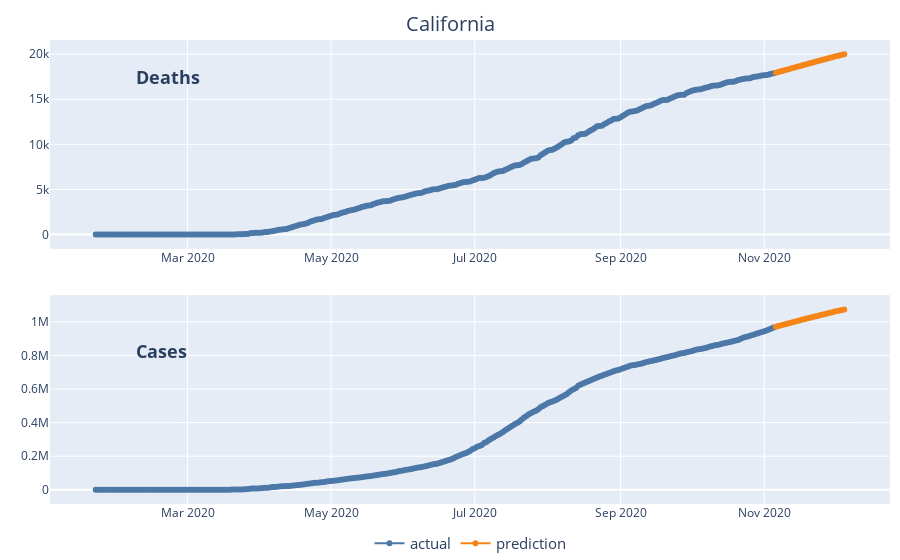

The cell this chart's notebook holds for it:
### Markdown cell above
## Adding annotations

### Code cell
fig.update_layout(
            annotations=[
                {"y": 0.95, "text": "<b>Deaths</b>"},
                {"y": 0.3, "text": "<b>Cases</b>"},
            ],
            margin={"t": 40, "l": 50, "r": 10, "b": 0},
            legend={
                "x": 0.5, 
                "y": -0.05, 
                "xanchor": "center", 
                "orientation": "h", 
                "font": {"size": 15}},
        )
annot_props = {
        "x": 0.1,
        "xref": "paper",
        "yref": "paper",
        "xanchor": "left",
        "showarrow": False,
        "font": {"size": 18},
    }
fig.update_annotations(annot_props)
fig

### Figure 1 — Plotly figure (JSON) as saved in the notebook; plotly's stock layout.template omitted (floating-point values rounded to 4 significant figures; data arrays with more than 128 entries replaced by an {"elided": "..."} marker saying what was removed)
{"data": [{"line": {"color": "#4C78A8"}, "mode": "lines+markers", "name": "actual", "type": "scatter", "x": {"elided": "289 str values"}, "xaxis": "x", "y": {"elided": "289 int values"}, "yaxis": "y"}, {"line": {"color": "#F58518"}, "mode": "lines+markers", "name": "prediction", "type": "scatter", "x": ["2020-11-06T00:00:00", "2020-11-07T00:00:00", "2020-11-08T00:00:00", "2020-11-09T00:00:00", "2020-11-10T00:00:00", "2020-11-11T00:00:00", "2020-11-12T00:00:00", "2020-11-13T00:00:00", "2020-11-14T00:00:00", "2020-11-15T00:00:00", "2020-11-16T00:00:00", "2020-11-17T00:00:00", "2020-11-18T00:00:00", "2020-11-19T00:00:00", "2020-11-20T00:00:00", "2020-11-21T00:00:00", "2020-11-22T00:00:00", "2020-11-23T00:00:00", "2020-11-24T00:00:00", "2020-11-25T00:00:00", "2020-11-26T00:00:00", "2020-11-27T00:00:00", "2020-11-28T00:00:00", "2020-11-29T00:00:00", "2020-11-30T00:00:00", "2020-12-01T00:00:00", "2020-12-02T00:00:00", "2020-12-03T00:00:00", "2020-12-04T00:00:00", "2020-12-05T00:00:00"], "xaxis": "x", "y": [17941, 18013, 18085, 18157, 18229, 18301, 18373, 18445, 18517, 18589, 18661, 18733, 18805, 18877, 18949, 19021, 19092, 19163, 19234, 19304, 19374, 19443, 19512, 19580, 19648, 19716, 19784, 19851, 19918, 19985], "yaxis": "y"}, {"line": {"color": "#4C78A8"}, "mode": "lines+markers", "name": "actual", "showlegend": false, "type": "scatter", "x": {"elided": "289 str values"}, "xaxis": "x2", "y": {"elided": "289 int values"}, "yaxis": "y2"}, {"line": {"color": "#F58518"}, "mode": "lines+markers", "name": "prediction", "showlegend": false, "type": "scatter", "x": ["2020-11-06T00:00:00", "2020-11-07T00:00:00", "2020-11-08T00:00:00", "2020-11-09T00:00:00", "2020-11-10T00:00:00", "2020-11-11T00:00:00", "2020-11-12T00:00:00", "2020-11-13T00:00:00", "2020-11-14T00:00:00", "2020-11-15T00:00:00", "2020-11-16T00:00:00", "2020-11-17T00:00:00", "2020-11-18T00:00:00", "2020-11-19T00:00:00", "2020-11-20T00:00:00", "2020-11-21T00:00:00", "2020-11-22T00:00:00", "2020-11-23T00:00:00", "2020-11-24T00:00:00", "2020-11-25T00:00:00", "2020-11-26T00:00:00", "2020-11-27T00:00:00", "2020-11-28T00:00:00", "2020-11-29T00:00:00", "2020-11-30T00:00:00", "2020-12-01T00:00:00", "2020-12-02T00:00:00", "2020-12-03T00:00:00", "2020-12-04T00:00:00", "2020-12-05T00:00:00"], "xaxis": "x2", "y": [970764, 974568, 978361, 982143, 985913, 989670, 993413, 997142, 1000855, 1004552, 1008233, 1011896, 1015541, 1019167, 1022774, 1026361, 1029927, 1033472, 1036995, 1040495, 1043972, 1047426, 1050855, 1054260, 1057639, 1060993, 1064321, 1067622, 1070896, 1074143], "yaxis": "y2"}], "layout": {"annotations": [{"font": {"size": 18}, "showarrow": false, "text": "<b>Deaths</b>", "x": 0.1, "xanchor": "left", "xref": "paper", "y": 0.95, "yref": "paper"}, {"font": {"size": 18}, "showarrow": false, "text": "<b>Cases</b>", "x": 0.1, "xanchor": "left", "xref": "paper", "y": 0.3, "yref": "paper"}], "legend": {"font": {"size": 15}, "orientation": "h", "x": 0.5, "xanchor": "center", "y": -0.05}, "margin": {"b": 0, "l": 50, "r": 10, "t": 40}, "title": {"font": {"size": 20}, "text": "California", "x": 0.5, "y": 0.97}, "xaxis": {"anchor": "y", "domain": [0, 1]}, "xaxis2": {"anchor": "y2", "domain": [0, 1]}, "yaxis": {"anchor": "x", "domain": [0.55, 1]}, "yaxis2": {"anchor": "x2", "domain": [0, 0.45]}}}
